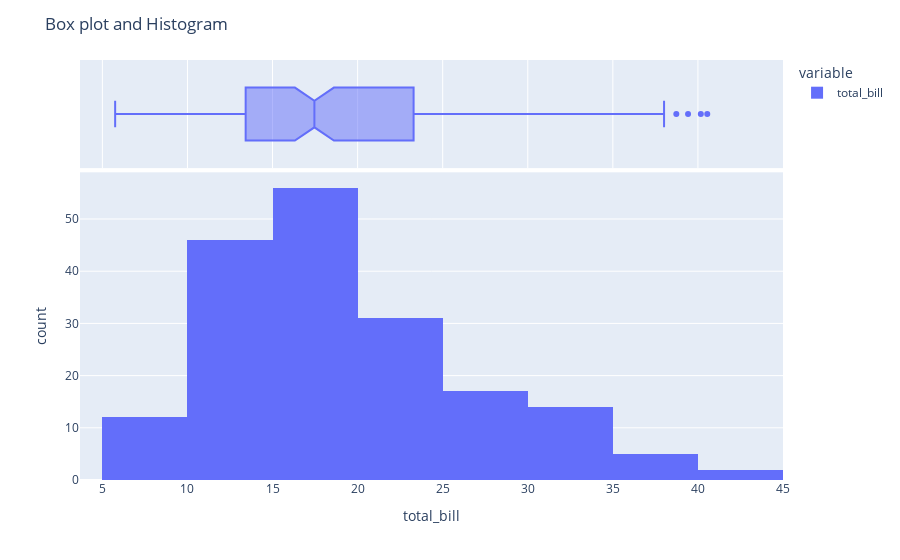

Notebook cell for this chart:
### Code cell
#6. plotly 패키지 활용한 박스플롯 & 히스토그램
# plotly 패키지 활용한 박스플롯 & 히스토그램 플롯   
visualizer.plotly_box_his_plot('total_bill')

### Figure 1 — Plotly figure (JSON) as saved in the notebook; plotly's stock layout.template omitted (floating-point values rounded to 4 significant figures; data arrays with more than 128 entries replaced by an {"elided": "..."} marker saying what was removed)
{"data": [{"alignmentgroup": "True", "bingroup": "x", "hovertemplate": "variable=total_bill<br>total_bill=%{x}<br>count=%{y}<extra></extra>", "legendgroup": "total_bill", "marker": {"color": "#636efa", "pattern": {"shape": ""}}, "name": "total_bill", "nbinsx": 10, "offsetgroup": "total_bill", "orientation": "v", "showlegend": true, "type": "histogram", "x": {"elided": "183 float values"}, "xaxis": "x", "yaxis": "y"}, {"alignmentgroup": "True", "hovertemplate": "variable=total_bill<br>total_bill=%{x}<extra></extra>", "legendgroup": "total_bill", "marker": {"color": "#636efa"}, "name": "total_bill", "notched": true, "offsetgroup": "total_bill", "showlegend": false, "type": "box", "x": {"elided": "183 float values"}, "xaxis": "x2", "yaxis": "y2"}], "layout": {"barmode": "relative", "legend": {"title": {"text": "variable"}, "tracegroupgap": 0}, "margin": {"t": 60}, "title": {"text": "Box plot and Histogram"}, "xaxis": {"anchor": "y", "domain": [0, 1], "title": {"text": "total_bill"}}, "xaxis2": {"anchor": "y2", "domain": [0, 1], "matches": "x", "showgrid": true, "showticklabels": false}, "yaxis": {"anchor": "x", "domain": [0, 0.7326], "title": {"text": "count"}}, "yaxis2": {"anchor": "x2", "domain": [0.7426, 1], "matches": "y2", "showgrid": false, "showline": false, "showticklabels": false, "ticks": ""}}}
